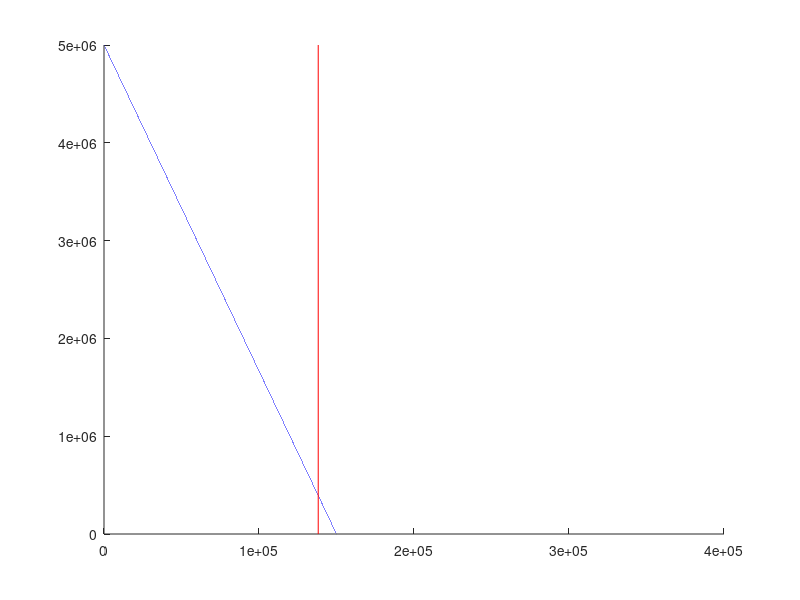

Source code (MATLAB):
dx = @(x,y,r1,k1,a1) (r1*x.*(1-(x/k1)))-(a1*x.*y);
dy = @(x,y,r2,k2,a2) (r2*y.*(1-(y/k2)))-(a2*x.*y);
gradXY = @(x,y,r,K,a) dx(x,y,r(1),K(1),a(1))+dy(x,y,r(2),K(2),a(2));

profitFunc = @(x,y,r,k,a, priceVec) priceVec(1)*dx(x,y,r(1),k(1),a(1))+priceVec(2)*dy(x,y,r(2),k(2),a(2));
%both = @(x,y,r,k,a) dx(x,y,r(1),k(1),a(1))+dy(x,y,r(2),k(2),a(2));

xsteps = 50;
ysteps = 50;

r = [0.05 0.08];
K = [150000 400000];
a = [10^-8 10^-8];
prices = [12000 6000];

xmax = 1*K(1);
ymax = 1*K(2);

[x, y] = meshgrid(0:(xmax/xsteps):xmax,ymax:-(ymax/ysteps):0);

gradX = dx(x,y,r(1),K(1),a(1));
gradY = dy(x,y,r(2),K(2),a(2));

% prob prob 1
%surf(gradX+gradY)
gradsmat = [2*r(1)/K(1) a(1)+a(2); a(1)+a(2) 2*r(2)/K(2)];
maxspot = gradsmat\r';
x=[floor(maxspot(1)); floor(maxspot(1))+1; floor(maxspot(1)); floor(maxspot(1))+1];
y=[floor(maxspot(2)); floor(maxspot(2))+1; floor(maxspot(2))+1; floor(maxspot(2))];
nearvals = gradXY(x,y,r,K,a);


%quiver(x,y,gradX,gradY)
% hold on
% magnit = ((x.^2)+(y.^2)).^0.5;
% contour(x,y,magnit)
% hold off

% problem 4
f1 = @(r1,a1,k1,x) (r1/a1)*(1-(x/k1));
f2 = @(r2,a2,k2,x) k2*(1-(a2/r2)*x);
x = 0:150000;

y1 = f1(r(1),a(1),K(1),x);
y2 = f2(r(2),a(2),K(2),x);

xlim = @(r,k,a) (((r(1)*r(2))/K(2))-(a(1)*r(2)))/(((r(1)*r(2))/(K(1)*K(2)))-(a(1)*a(2)));
ylim = @(r,k,a) (((r(1)*r(2))/K(1))-(a(2)*r(1)))/(((r(1)*r(2))/(K(1)*K(2)))-(a(1)*a(2)));
xlimVal = xlim(r,K,a);
ylimVal = ylim(r,K,a);
fig = figure;
hax = axes;
hold on
plot(y1)
plot(y2)
plot(ylimVal*ones(1,length(y1)), 'r')
line([xlimVal xlimVal],get(hax,'YLim'),'Color',[1 0 0])


% problem 7
profitplace = [12000; 6000].*r';
gradProfit = [24000*(r(1)/K(1)) (12000*a(1))+(6000*a(2)); (12000*a(1))+(6000*a(2)) 12000*(r(2)/K(2))];
popsToMaxProfit = gradProfit\profitplace




% Example call to sensitivity function using anonymous function:
%sensitivity(@(x)dx(x, 100,r(1),K(1),a(1)), 500)

% Problem 4 max-value
zerXPos = @(y,r,k,a) (k(1)*(r(1) - sum(a)*y + ((k(1)*k(2)*sum(a)^2*y.^2 - 2*k(1)*k(2)*sum(a)*r(1)*y + k(1)*k(2)*r(1)^2 - 4*r(2)*r(1)*y.^2 + 4*k(2)*r(2)*r(1)*y)./(k(1)*k(2))).^(1/2)))./(2*r(1));
zerXNeg = @(y,r,k,a) -(k(1)*(sum(a)*y - r(1) + ((k(1)*k(2)*sum(a)^2*y.^2 - 2*k(1)*k(2)*sum(a)*r(1)*y + k(1)*k(2)*r(1)^2 - 4*r(2)*r(1)*y.^2 + 4*k(2)*r(2)*r(1)*y)./(k(1)*k(2))).^(1/2)))./(2*r(1));
zerX = @(y,r,k,a) zerXPos(y,r,k,a);% zerXNeg(y,r,k,a)];

% d(foundx)/dy = (k ((a^2 y)/(2 r)-a/2)+s (1-(2 y)/l))/sqrt((k l (a^2 y^2-2 a r y)-r (4 s y (y-l)-k l r))/(k l))-(a k)/(2 r)

% max y = (l*(2*r*(r*s*(k*r + l*s - a*k*l)*(k*s + l*r - a*k*l))^(1/2) + 2*k*r*s^2 + 2*l*r^2*s - a*k*(r*s*(k*r + l*s - a*k*l)*(k*s + l*r - a*k*l))^(1/2) - a*k*l*r^2 - a*k^2*r*s + a^2*k^2*l*r - 2*a*k*l*r*s))/(a^3*k^2*l^2 - a^2*k^2*l*s - a^2*k*l^2*r - 4*a*k*l*r*s + 4*k*r*s^2 + 4*l*r^2*s)
% or -(l*(2*r*(r*s*(k*r + l*s - a*k*l)*(k*s + l*r - a*k*l))^(1/2) - 2*k*r*s^2 - 2*l*r^2*s - a*k*(r*s*(k*r + l*s - a*k*l)*(k*s + l*r - a*k*l))^(1/2) + a*k*l*r^2 + a*k^2*r*s - a^2*k^2*l*r + 2*a*k*l*r*s))/(a^3*k^2*l^2 - a^2*k^2*l*s - a^2*k*l^2*r - 4*a*k*l*r*s + 4*k*r*s^2 + 4*l*r^2*s)

maxYPos = @(r,s,k,l,a) (l*(2*r*(r*s*(k*r + l*s - a*k*l)*(k*s + l*r - a*k*l))^(1/2) + 2*k*r*s^2 + 2*l*r^2*s - a*k*(r*s*(k*r + l*s - a*k*l)*(k*s + l*r - a*k*l))^(1/2) - a*k*l*r^2 - a*k^2*r*s + a^2*k^2*l*r - 2*a*k*l*r*s))/(a^3*k^2*l^2 - a^2*k^2*l*s - a^2*k*l^2*r - 4*a*k*l*r*s + 4*k*r*s^2 + 4*l*r^2*s);
maxYNeg = @(r,s,k,l,a) -(l*(2*r*(r*s*(k*r + l*s - a*k*l)*(k*s + l*r - a*k*l))^(1/2) - 2*k*r*s^2 - 2*l*r^2*s - a*k*(r*s*(k*r + l*s - a*k*l)*(k*s + l*r - a*k*l))^(1/2) + a*k*l*r^2 + a*k^2*r*s - a^2*k^2*l*r + 2*a*k*l*r*s))/(a^3*k^2*l^2 - a^2*k^2*l*s - a^2*k*l^2*r - 4*a*k*l*r*s + 4*k*r*s^2 + 4*l*r^2*s);
maxY = @(r,k,a) [maxYPos(r(1),r(2),k(1),k(2),sum(a)) maxYNeg(r(1),r(2),k(1),k(2),sum(a))];

y= 0:K(2);
plot(y,zerX(y,r,K,a))

intersectOLines = @(r,k,a) [(((r(1)*r(2))/k(2))-a(1)*r(2)) (((r(1)*r(2))/k(1))-a(2)*r(1))]/(((r(1)*r(2))/(k(1)*k(2)))-(a(1)*a(2)));

% xmax = @(r,K,a) (r(2)-(r(1)/(a(1)*K(1)*K(2))))/(a(2)+(r(1)/(a(1)*K(1)*K(2))));
% ymax = @(xmax,r,k,a) (r(1)/a(1))*(1-(xmax/k(1)));


